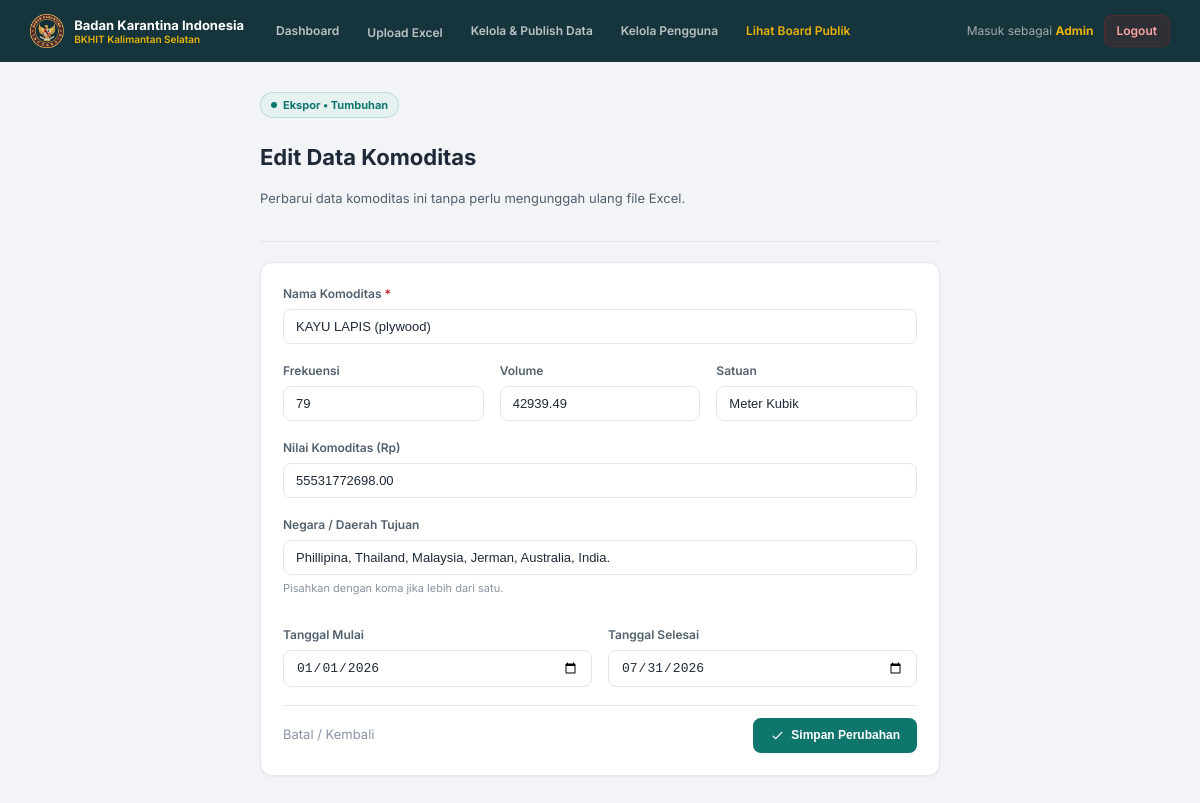
The app's page /admin/edit_data.php?id=28 (signed in) with its own data.
### tables this page shows
CREATE TABLE IF NOT EXISTS ekspor_komoditas (
    id INT AUTO_INCREMENT PRIMARY KEY,
    jenis_kegiatan ENUM('ekspor','impor','domestik_keluar','domestik_masuk') NOT NULL DEFAULT 'ekspor',
    kategori ENUM('hewan','ikan','tumbuhan') NOT NULL,
    nama_komoditas VARCHAR(255) NOT NULL,
    nama_komoditas_lokal VARCHAR(255) NULL,  
    frekuensi INT DEFAULT 0,
    volume DECIMAL(18,2) DEFAULT 0,
    satuan VARCHAR(50) DEFAULT 'Kilogram',
    nilai_ekspor DECIMAL(20,2) DEFAULT 0,
    negara_tujuan TEXT NULL,
    periode VARCHAR(50) NOT NULL,  
    tanggal_mulai DATE NULL,
    tanggal_selesai DATE NULL,
    is_published TINYINT(1) DEFAULT 0,
    uploaded_at DATETIME DEFAULT CURRENT_TIMESTAMP,
    INDEX idx_kategori (kategori),
    INDEX idx_jenis_kegiatan (jenis_kegiatan),
    INDEX idx_jenis_kategori_pub (jenis_kegiatan, kategori, is_published),
    INDEX idx_is_published (is_published),
    INDEX idx_periode (periode)
);

### config/koneksi.php (called while the page is built, shortened)
<?php
function get_label_kegiatan($jenis) {
    switch ($jenis) {
        case 'ekspor':
        default: return 'Ekspor';
    }
}

### admin/edit_data.php (the view, shortened to what this page needs)
<?php
require_once __DIR__ . '/../config/koneksi.php';
$id = (int)($_GET['id'] ?? $_POST['id'] ?? 0);
$stmt = $pdo->prepare("SELECT * FROM ekspor_komoditas WHERE id = ? LIMIT 1");
$stmt->execute([$id]);
$row = $stmt->fetch();
?>
<!DOCTYPE html>
<html lang="id">
<head>
    <link rel="stylesheet" href="admin.css?v=<?= @filemtime(__DIR__ . '/admin.css') ?: time() ?>">
</head>
<body>
    <?php require 'navbar.php'; ?>
    <div class="admin-main" style="max-width: 720px;">
        <div class="page-header">
            <div>
                <span class="eyebrow"><span class="dot dot-brand"></span> <?= htmlspecialchars(get_label_kegiatan($row['jenis_kegiatan'])) ?> &bull; <?= ucfirst($row['kategori']) ?></span>
                <h1 class="page-title">Edit Data Komoditas</h1>
                <p class="page-desc">Perbarui data komoditas ini tanpa perlu mengunggah ulang file Excel.</p>
            </div>
        </div>
        <div class="card card-pad">
            <form method="POST" action="" style="display: flex; flex-direction: column; gap: 18px;">
                <div>
                    <label class="field-label">Nama Komoditas <span style="color: var(--danger);">*</span></label>
                    <input type="text" name="nama_komoditas" required value="<?= htmlspecialchars($row['nama_komoditas']) ?>" class="field-input">
                </div>
                <div style="display: grid; grid-template-columns: repeat(auto-fit, minmax(160px, 1fr)); gap: 16px;">
                    <div>
                        <label class="field-label">Frekuensi</label>
                        <input type="text" name="frekuensi" value="<?= htmlspecialchars($row['frekuensi']) ?>" class="field-input">
                    </div>
                    <div>
                        <label class="field-label">Volume</label>
                        <input type="text" name="volume" value="<?= htmlspecialchars($row['volume']) ?>" class="field-input">
                    </div>
                    <div>
                        <label class="field-label">Satuan</label>
                        <input type="text" name="satuan" value="<?= htmlspecialchars($row['satuan']) ?>" class="field-input">
                    </div>
                </div>
                <div>
                    <label class="field-label">Nilai Komoditas (Rp)</label>
                    <input type="text" name="nilai_ekspor" value="<?= htmlspecialchars($row['nilai_ekspor']) ?>" class="field-input">
                </div>
                <div>
                    <label class="field-label">Negara / Daerah Tujuan</label>
                    <input type="text" name="negara_tujuan" value="<?= htmlspecialchars($row['negara_tujuan'] ?? '') ?>" class="field-input">
                    <p class="field-hint">Pisahkan dengan koma jika lebih dari satu.</p>
                </div>
                <div style="display: grid; grid-template-columns: repeat(auto-fit, minmax(160px, 1fr)); gap: 16px;">
                    <div>
                        <label class="field-label">Tanggal Mulai</label>
                        <input type="date" name="tanggal_mulai" value="<?= htmlspecialchars($row['tanggal_mulai'] ?? '') ?>" class="field-input">
                    </div>
                    <div>
                        <label class="field-label">Tanggal Selesai</label>
                        <input type="date" name="tanggal_selesai" value="<?= htmlspecialchars($row['tanggal_selesai'] ?? '') ?>" class="field-input">
                    </div>
                </div>
                <div style="display: flex; align-items: center; justify-content: space-between; padding-top: 12px; border-top: 1px solid var(--line);">
                    <a href="kelola_data.php?jenis=<?= urlencode($row['jenis_kegiatan']) ?>&kategori=<?= urlencode($row['kategori']) ?>" style="font-size: 13px; color: var(--ink-muted); text-decoration: none;">Batal / Kembali</a>
                    <button type="submit" class="btn btn-primary">
                        <svg width="15" height="15" fill="none" stroke="currentColor" viewBox="0 0 24 24"><path stroke-linecap="round" stroke-linejoin="round" stroke-width="2" d="M5 13l4 4L19 7"></path></svg>
                        <span>Simpan Perubahan</span>
                    </button>
                </div>
            </form>
        </div>
    </div>
</body>
</html>

### admin/admin.css (style rules this page uses)
:root { --bg: #f2f4f7; --surface: #ffffff; --ink: #1f2937; --ink-soft: #52606d; --ink-muted: #8a94a3; --line: #e3e7ed; --brand-dark: #16343b; --brand: #0f766e; --brand-soft: #e6f2f0; --gold: #b45309; --gold-soft: #fdf1e0; --danger: #b91c1c; --danger-soft: #fdecec; --cat-hewan: #b45309; --cat-hewan-soft: #fdf1e0; --cat-ikan: #0369a1; --cat-ikan-soft: #e6f2fb; --cat-tumbuhan: #15803d; --cat-tumbuhan-soft: #e9f7ef; --radius-lg: 16px; --radius-md: 12px; --radius-sm: 8px; --shadow-card: 0 1px 2px rgba(16, 24, 32, 0.05); }
* { box-sizing: border-box; }
html, body { margin: 0; background: var(--bg); color: var(--ink); font-family: 'Inter', -apple-system, BlinkMacSystemFont, "Segoe UI", Roboto, Arial, sans-serif; line-height: 1.5; }
a { color: inherit; }
.admin-main { max-width: 1180px; margin: 0 auto; padding: 28px 20px 60px; }
.card { background: var(--surface); border: 1px solid var(--line); border-radius: var(--radius-md); box-shadow: var(--shadow-card); }
.card-pad { padding: 22px; }
.page-header { display: flex; flex-wrap: wrap; align-items: center; justify-content: space-between; gap: 16px; padding-bottom: 20px; border-bottom: 1px solid var(--line); margin-bottom: 20px; }
.eyebrow { display: inline-flex; align-items: center; gap: 6px; font-size: 11px; font-weight: 700; color: var(--brand); background: var(--brand-soft); border: 1px solid rgba(15, 118, 110, 0.18); padding: 4px 10px; border-radius: 999px; margin-bottom: 8px; }
.eyebrow .dot { width: 6px; height: 6px; border-radius: 50%; background: var(--brand); }
.page-title { font-size: 22px; font-weight: 700; color: var(--ink); }
.page-desc { font-size: 13px; color: var(--ink-soft); margin-top: 4px; max-width: 640px; }
.btn { display: inline-flex; align-items: center; gap: 6px; font-size: 12px; font-weight: 600; padding: 9px 16px; border-radius: var(--radius-sm); border: 1px solid transparent; text-decoration: none; cursor: pointer; transition: background 0.15s ease, border-color 0.15s ease; line-height: 1.2; }
.btn-primary { background: var(--brand); color: #ffffff; }
.dot { width: 8px; height: 8px; border-radius: 50%; display: inline-block; flex-shrink: 0; }
.dot-brand { background: var(--brand); }
.field-label { display: block; font-size: 12px; font-weight: 600; color: var(--ink-soft); margin-bottom: 6px; }
.field-input, select.field-input, input.field-input { width: 100%; background: var(--surface); border: 1px solid var(--line); border-radius: var(--radius-sm); padding: 9px 12px; font-size: 13px; color: var(--ink); }
.field-hint { font-size: 11px; color: var(--ink-muted); margin-top: 5px; }

### records on screen
ekspor_komoditas: jenis_kegiatan "Ekspor", kategori "Tumbuhan", nama_komoditas "KAYU LAPIS (plywood)", frekuensi "79", volume "42939.49", satuan "Meter Kubik", nilai_ekspor "55531772698.00", negara_tujuan "Phillipina, Thailand, Malaysia, Jerman, Australia, India.", tanggal_mulai "01/01/2026", tanggal_selesai "07/31/2026"

### other values on screen
$admin['nama'] "Admin"
